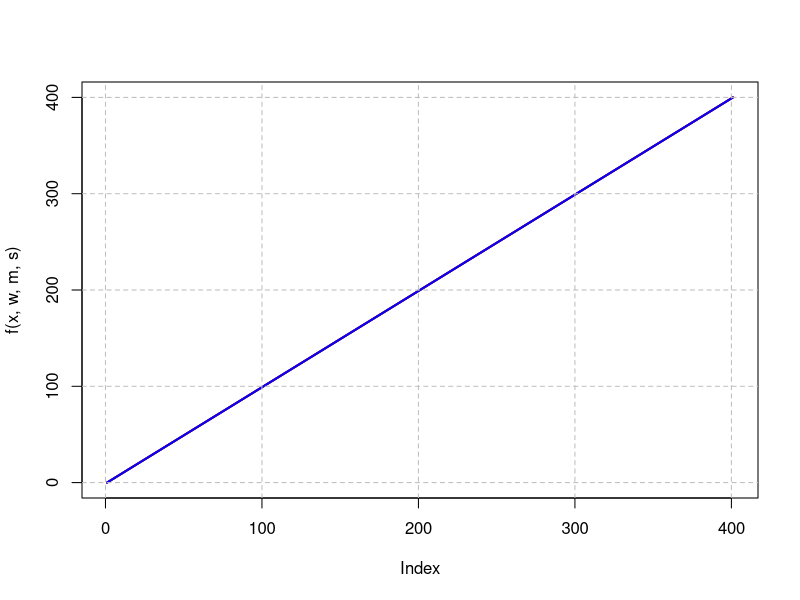
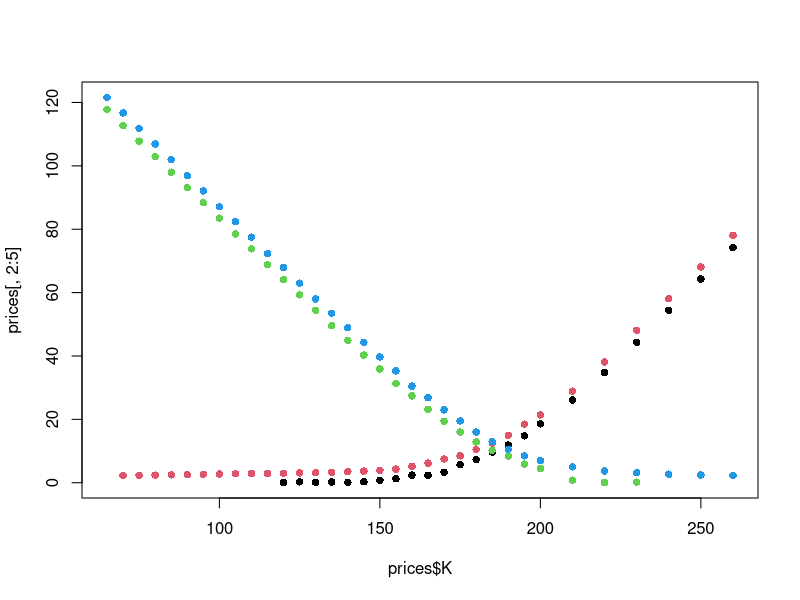

Reproduce these figures in R, in order. (Note: this script raises an error after producing the figures.)
#!/usr/bin/Rscript

# ----------------------------------------------------------------------------
# Implied risk-neutral density
# your name
# 2025-09-30
# license: MIT
# ----------------------------------------------------------------------------

# --- PREPARATIONS -----------------------------------------------------------

# install and load some packages if they are missing
packages <- c('readxl','here')
missing_packages <- !(packages %in% rownames(installed.packages()))
if (any(missing_packages)) {install.packages(packages[missing_packages])}
invisible(lapply(packages, library, character.only = TRUE))

# select location of this file as working directory
setwd(here())

# --- READ THE DATA ----------------------------------------------------------

# read data from Excel file
prices <- read_excel("option-prices.xlsx")

# provide additional information
t0 <- "2025-09-29"  # date of observation of option prices
t1 <- "2025-12-19"  # date of expiration of options
dT <- as.numeric(difftime(t1, t0, units="days") / 365.25)

r <- 4.33 / 100     # 3-months interest rate at t0

# *** TASK 2 : Please plot the data. The horizontal axis should represent the
# strike prices K and the vertivcal axis shows the option prices.

# ...

# --- DEFINE MIXED NORMAL DISTRIBUTION ---------------------------------------
# The normal distribution is defined by the mean and variance, The mixed
# normal is a weighted average of two or more normal distributions.
# For instance, one can have the first normal distribution with mean 190
# and standard deviation 40. In R, the density of this distribution is
# computed with
#     dnorm(x, 190, 40)
# This returns the density at the point x.
# Then, have a second normal, e.g.
#     dnorm(x, 120, 50)
# The mixed normal is then just a weighted average of these two densities,
# for instance
#     0.8 * dnorm(x,190,40) + 0.2 * dnorm(x,120,50)
# This would give 80% weight to the first and 20% weight to the second.
# You can combine more than two normals, provided all weights are positive
# and sum to one.

# define mixed normal density
w = c(0.8, 0.2)     # weights (must sum to 1.0)
m = c(190, 120)     # means
s = c(40, 50)       # standard deviations

# *** TASK 3
# Define the function f that computes the mixed normal density. Make it so
# that it can accommodate not just two, but an arbitrary number of normals
# (depending on the length of the vectors to pass in as arguments).
f <- function(x, w, m, s) {
#   ...
}

# plot mixed normal
x <- seq(0,400)
plot(x, f(x, w, m, s), type='l', lwd=2, lty='solid', col='black')
lines(x, f(x, w[1], m[1], s[1]), type='l', lwd=2, lty='solid', col='red')
lines(x, f(x, w[2], m[2], s[2]), type='l', lwd=2, lty='solid', col='blue')
grid(nx = NULL, ny = NULL, lty = 2, col = "gray", lwd = 1)

# --- OPTION PRICING USING RISK-NEUTRAL DENSITIES ----------------------------
# The payoff function at time of expiry of a call option with strike K is
# max(0, x-K), if x is the value of the underlying. The payoff of a put option
# is max(0, K-x).
# The current value of these options is the expected value of their payoff
# function using the risk-neutral density to weigh the different possible
# payoffs. In addition, the expected payoff so computed has tpo be discounted
# by multiplying with exp(-r*dT).

# PUT OPTIONS
# payoff function
integrand_put <- function(x, K, w, m, s) {
    max(K-x,0) * f(x, w, m, s)
}

# There is a procedure in R for numerical integration, called 'integrate'.
# Here is a solution using this procedure. However, I have found that 
# integrate is very unreliable and returns very inaccurate (I mean, wrong)
# results.
#
# put_price <- function(K, r, w, m, s) {
#     out <- integrate(integrand_put, lower=0, upper=K, K=K, w=w, m=m, s=s)
#     out <- exp(-r * dT) * out$value
#     return(out)
# }

# You should therefore find another way of performing this integration (maybe
# by manually performing the Riemann sum).

# *** TASK 4a
put_price <- function(K, w, m, s) {
#   ...
}

# Most likely, your function can only compute one option price a a time.
# It is, however, very useful to be able to pass in the whole vector of
# strike prices at once. The 'Vectorize' procedure allows us to so so.
put_prices <- Vectorize(put_price, "K")
# You can now computer put_prices(prices$K, w, m, s) and it should return
# all put prices given your risk-neutral mixed normal.

# *** TASK 4b: do the same for call options

# ...

# PLOT OPTION PRICES, GIVEN THE CHOSEN RISK-NEUTRAL DISTRIBUTION
matplot(prices$K, prices[,2:5], pch=16)

C <- call_prices(prices$K,w,m,s)
lines(prices$K, C)

P <- put_prices(prices$K,w,m,s)
lines(prices$K, P)

grid(nx = NULL, ny = NULL, lty = 2, col = "gray", lwd = 1)

# --- DEFINE OBJECTIVE FUNCTION ----------------------------------------------
# We want to find a mixed normal distribution that describes the risk-neutral
# distribution so that the observed option prices are in alignment with the
# pricing model as closely as possible. We will minimize the squared
# residuals between observed option prices and theoretical prices.

# *** TASK 5
# compute residuals (observed prices minus theoretical prices based on RND)
resid <- function(r,w,m,s) {
#    ...
}

# Compute the sum of squares residuals (we want to minimize this value).
# the ssr function takes only one vector of arguments (param), not individual
# arguments (w, m, s). This is necessary in order to be able to apply the
# numerical minimizer later.
# Important: ssr will be called by the minimizer, and the minimizer will
# sometimes try weights that do not sum to one. Therefore, in the ssr
# procedure, do normalize w so that it sums to one.

# *** TASK 6
ssr <- function(param) {
#    ...
}

# --- PERFORM THE ESTIMATION -------------------------------------------------
# non-linear numerical minimization
param <- c(w,m,s)

# TASK 7: use nlminb or another of R's optimizers to find the best parameters
# that describe the risk-neutral density so that ssr is minimized.

# ...

# report results
cat("  means =", m, "\n")
cat("  volas =", s, "\n")
cat("weights =", w, "\n")
cat('neg likelihood (minimized) =', opt_result$objective, '\n')
cat(opt_result$message, '\n')

# plot fitted and empirical option prices
matplot(prices$K, prices[,2:5], pch=16)
C <- call_prices(prices$K,w,m,s)
lines(prices$K, C)
P <- put_prices(prices$K,w,m,s)
lines(prices$K, P)
grid(nx = NULL, ny = NULL, lty = 2, col = "gray", lwd = 1)

# plot fitted mixed normal risk-neutral density
x <- seq(0,400)
plot(x, f(x, w, m, s), type='l', lwd=2, lty='solid', col='black')
lines(x, f(x, w[1], m[1], s[1]), type='l', lwd=2, lty='solid', col='red')
lines(x, f(x, w[2], m[2], s[2]), type='l', lwd=2, lty='solid', col='blue')
grid(nx = NULL, ny = NULL, lty = 2, col = "gray", lwd = 1)
